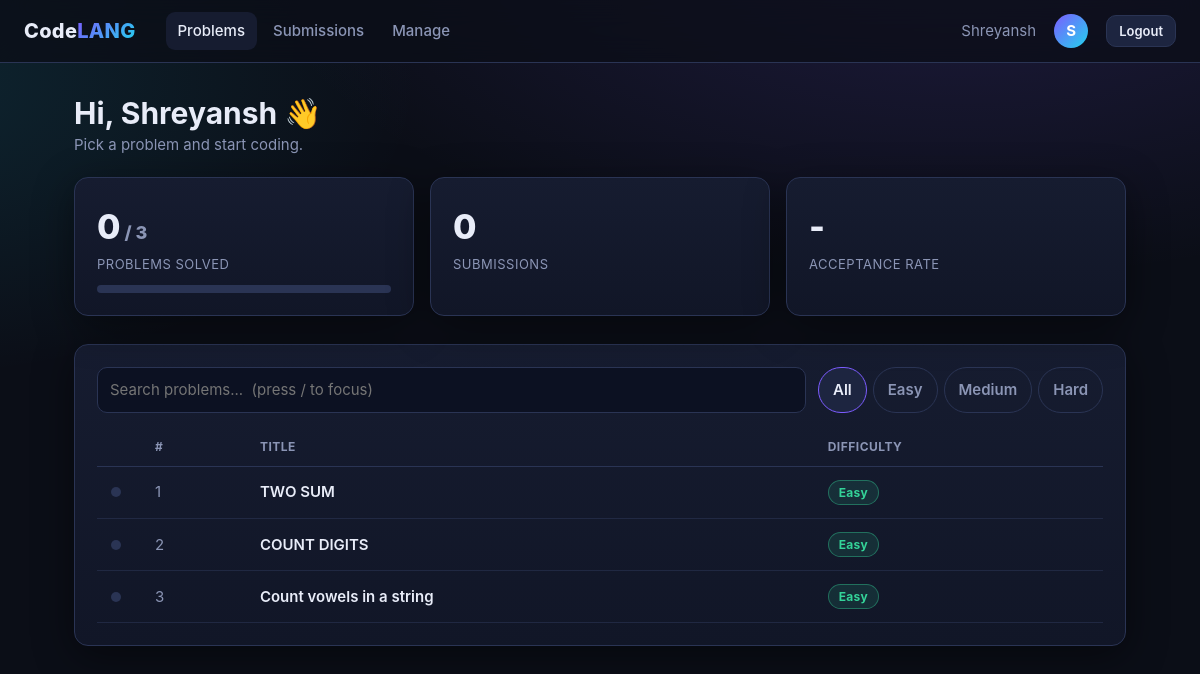
The app's page /home/ (signed in) with its own data.
### home/models.py (models this page shows, shortened)
class problem(models.Model):
    Name=models.CharField(max_length=400)
    level=models.CharField(max_length=50)
    desc=models.CharField(max_length=1000)
    examples=models.TextField(null=True,blank=True)
    input_constraints=models.TextField(null=True,blank=True)
    output_constraints=models.TextField(null=True,blank=True)
    constraint=models.TextField(null=True,blank=True)
    output_const=models.TextField(null=True,blank=True)

### home/views.py (the view)
# urls.py: path('', start, name="home-start"),
@login_required
def start(request):
    all_problems = list(problem.objects.all())
    subs = Submission.objects.filter(user=request.user)
    solved_ids = set(subs.filter(verdict=judge.AC).values_list("problem_id", flat=True))
    attempted_ids = set(subs.values_list("problem_id", flat=True))
    for p in all_problems:
        p.level_class = (p.level or "").strip().lower()
        p.status = "solved" if p.id in solved_ids else "attempted" if p.id in attempted_ids else "todo"
    total_subs = subs.count()
    context = {
        "username": request.user.username,
        "all_problems": all_problems,
        "solved_count": len(solved_ids),
        "total_problems": len(all_problems),
        "total_subs": total_subs,
        "accepted_subs": subs.filter(verdict=judge.AC).count(),
        "recent": subs.select_related("problem")[:5],
    }
    return render(request, "start.html", context)

### home/templates/start.html (shortened to what this page needs)
{% extends "base.html" %}
{% block content %}
<main class="page">
  <div class="row between" style="margin-bottom:20px">
    <div><h1 style="margin:0">Hi, {{ username }} 👋</h1><div class="muted">Pick a problem and start coding.</div></div>
  </div>
  <section class="grid stats" style="margin-bottom:28px">
    <div class="card stat">
      <div class="num">{{ solved_count }}<span class="muted" style="font-size:18px"> / {{ total_problems }}</span></div>
      <div class="lbl">Problems solved</div>
      <div class="progress"><i style="width:{% if total_problems %}{% widthratio solved_count total_problems 100 %}{% else %}0{% endif %}%"></i></div>
    </div>
    <div class="card stat"><div class="num">{{ total_subs }}</div><div class="lbl">Submissions</div></div>
    <div class="card stat"><div class="num">{% if total_subs %}{% widthratio accepted_subs total_subs 100 %}%{% else %}-{% endif %}</div><div class="lbl">Acceptance rate</div></div>
  </section>
  <section class="card">
    <div class="toolbar">
      <input type="search" id="search" placeholder="Search problems...  (press / to focus)">
      <div class="pills" id="levels">
        <button class="pill on" data-level="">All</button>
        <button class="pill" data-level="easy">Easy</button>
        <button class="pill" data-level="medium">Medium</button>
        <button class="pill" data-level="hard">Hard</button>
      </div>
    </div>
    <table class="table" id="problems">
      <thead><tr><th style="width:44px"></th><th>#</th><th>Title</th><th>Difficulty</th></tr></thead>
      <tbody>
      {% for p in all_problems %}
        <tr data-name="{{ p.Name|lower }}" data-level="{{ p.level_class }}">
          <td><span class="status-dot {{ p.status }}" title="{{ p.status }}"></span></td>
          <td class="muted">{{ forloop.counter }}</td>
          <td><a class="title" href="{% url 'problem-details' p.id %}">{{ p.Name }}</a></td>
          <td><span class="badge {{ p.level_class }}">{{ p.level|title }}</span></td>
        </tr>
      {% empty %}
        <tr><td colspan="4" class="empty">No problems yet.</td></tr>
      {% endfor %}
      </tbody>
    </table>
  </section>
</main>
{% endblock %}

### home/templates/base.html (shortened to what this page needs)
{% load static %}<!DOCTYPE html>
<html lang="en">
<head>
  <link rel="stylesheet" href="{% static 'css/codelang.css' %}">
</head>
<body class="{% block body_class %}{% endblock %}">
  {% block nav %}
  <header class="nav">
    <a class="brand" href="/">Code<span>LANG</span></a>
    {% if user.is_authenticated %}
    <nav class="nav-links">
      <a href="{% url 'home-start' %}" {% if request.resolver_match.url_name == 'home-start' %}class="active"{% endif %}>Problems</a>
      <a href="{% url 'submission-list' %}" {% if request.resolver_match.url_name == 'submission-list' %}class="active"{% endif %}>Submissions</a>
      {% if user.is_staff %}<a href="{% url 'manage_problem' %}">Manage</a>{% endif %}
    </nav>
    <span class="muted">{{ user.username }}</span>
    <div class="avatar">{{ user.username|slice:":1" }}</div>
    <a class="btn sm" href="{% if user.is_staff and request.resolver_match.url_name == 'manage_problem' %}{% url 'logout-employee' %}{% else %}{% url 'logout-user' %}{% endif %}">Logout</a>
    {% else %}
    <div class="nav-spacer"></div>
    <a class="btn sm" href="/accounts/login/">Login</a>
    <a class="btn sm primary" href="/accounts/register/">Register</a>
    {% endif %}
  </header>
  {% endblock %}
  {% block content %}{% endblock %}
</body>
</html>

### home/static/css/codelang.css (style rules this page uses)
:root { --bg: #0b0e17; --bg-2: #111627; --surface: #161c30; --surface-2: #1d2540; --border: #2a3454; --text: #e8ecf8; --muted: #8b95b5; --accent: #7c5cff; --accent-2: #22d3ee; --good: #34d399; --warn: #fbbf24; --bad: #f87171; --radius: 14px; --shadow: 0 10px 40px rgba(0, 0, 0, .45); --grad: linear-gradient(135deg, var(--accent), var(--accent-2)); --mono: ui-monospace, "Cascadia Code", "JetBrains Mono", Consolas, monospace; }
* { box-sizing: border-box; }
html, body { margin: 0; min-height: 100%; }
body { background: radial-gradient(1200px 600px at 80% -10%, rgba(124, 92, 255, .18), transparent 60%), radial-gradient(900px 500px at -10% 10%, rgba(34, 211, 238, .12), transparent 60%), var(--bg); background-attachment: fixed; color: var(--text); font: 15px/1.6 Inter, "Segoe UI", system-ui, -apple-system, sans-serif; }
a { color: var(--accent-2); text-decoration: none; }
h1, h2, h3, h4 { line-height: 1.25; margin: 0 0 .5em; }
.nav { position: sticky; top: 0; z-index: 50; display: flex; align-items: center; gap: 18px; padding: 12px 24px; background: rgba(11, 14, 23, .75); backdrop-filter: blur(14px); border-bottom: 1px solid var(--border); }
.brand { font-weight: 800; font-size: 20px; letter-spacing: .3px; color: var(--text); }
.brand span { background: var(--grad); -webkit-background-clip: text; background-clip: text; color: transparent; }
.nav-links { display: flex; gap: 4px; margin-left: 12px; }
.nav-links a { color: var(--muted); padding: 7px 12px; border-radius: 9px; font-weight: 500; }
.nav-links a:hover, .nav-links a.active { color: var(--text); background: var(--surface); text-decoration: none; }
.avatar { width: 34px; height: 34px; border-radius: 50%; display: grid; place-items: center; background: var(--grad); color: #fff; font-weight: 700; text-transform: uppercase; }
.page { max-width: 1100px; margin: 0 auto; padding: 32px 24px 80px; }
.card { background: linear-gradient(180deg, var(--surface), var(--bg-2)); border: 1px solid var(--border); border-radius: var(--radius); padding: 22px; box-shadow: var(--shadow); }
.grid { display: grid; gap: 16px; }
.grid.stats { grid-template-columns: repeat(auto-fit, minmax(190px, 1fr)); }
.muted { color: var(--muted); }
.row { display: flex; align-items: center; gap: 12px; flex-wrap: wrap; }
.between { justify-content: space-between; }
.btn { display: inline-flex; align-items: center; gap: 8px; justify-content: center; cursor: pointer; padding: 9px 18px; border-radius: 10px; border: 1px solid var(--border); background: var(--surface-2); color: var(--text); font: inherit; font-weight: 600; transition: transform .12s, box-shadow .2s, background .2s; }
.btn.sm { padding: 5px 12px; font-size: 13px; }
input[type=text], input[type=password], input[type=search], select, textarea { width: 100%; background: #0c1122; color: var(--text); border: 1px solid var(--border); border-radius: 10px; padding: 10px 12px; font: inherit; outline: none; transition: border-color .2s, box-shadow .2s; }
.badge { display: inline-block; padding: 2px 10px; border-radius: 999px; font-size: 12px; font-weight: 700; letter-spacing: .3px; border: 1px solid transparent; }
.badge.easy { color: var(--good); background: rgba(52, 211, 153, .12); border-color: rgba(52, 211, 153, .4); }
.stat .num { font-size: 34px; font-weight: 800; }
.stat .lbl { color: var(--muted); font-size: 13px; text-transform: uppercase; letter-spacing: .5px; }
.progress { height: 8px; border-radius: 99px; background: var(--border); overflow: hidden; margin-top: 10px; }
.table { width: 100%; border-collapse: separate; border-spacing: 0; }
.table th { text-align: left; color: var(--muted); font-size: 12px; text-transform: uppercase; letter-spacing: .5px; padding: 10px 14px; border-bottom: 1px solid var(--border); }
.table td { padding: 13px 14px; border-bottom: 1px solid rgba(42, 52, 84, .6); }
.table tbody tr { transition: background .15s; }
.table a.title { color: var(--text); font-weight: 600; }
.status-dot { display: inline-block; width: 10px; height: 10px; border-radius: 50%; background: var(--border); }
.toolbar { display: flex; gap: 12px; margin-bottom: 14px; flex-wrap: wrap; }
.toolbar input { flex: 1; min-width: 200px; }
.pills { display: flex; gap: 6px; }
.pill { cursor: pointer; padding: 6px 14px; border-radius: 999px; border: 1px solid var(--border); background: transparent; color: var(--muted); font: inherit; font-weight: 600; }
.pill.on { background: var(--surface-2); color: var(--text); border-color: var(--accent); }

### records on screen
problem: Name "TWO SUM", level "Easy"
problem: Name "COUNT DIGITS", level "Easy"
problem: Name "Count vowels in a string", level "Easy"

### other values on screen
{{ user.username }} "Shreyansh"
{{ user.username|slice:":1" }} "S"
{{ username }} "Shreyansh"
{{ solved_count }} "0"
{{ total_problems }} "3"
{{ total_subs }} "0"
